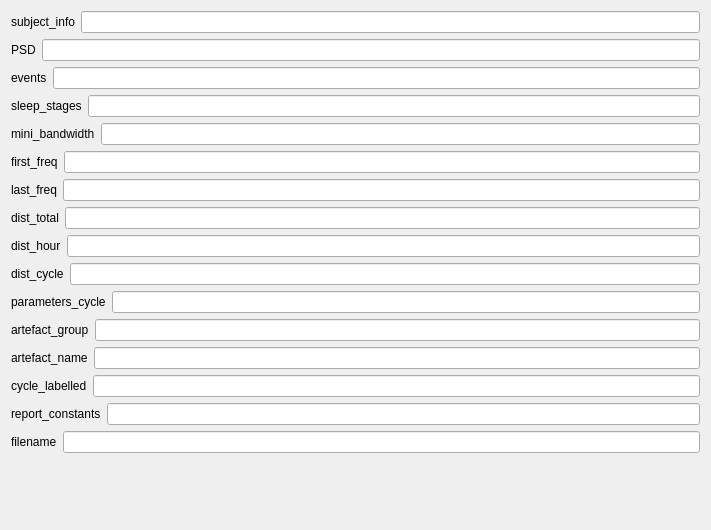
<?xml version="1.0" encoding="UTF-8"?>
<ui version="4.0">
 <class>PSACompilationFOOOFSettingsView</class>
 <widget class="QWidget" name="PSACompilationFOOOFSettingsView">
  <property name="geometry">
   <rect>
    <x>0</x>
    <y>0</y>
    <width>711</width>
    <height>530</height>
   </rect>
  </property>
  <property name="windowTitle">
   <string>Form</string>
  </property>
  <property name="styleSheet">
   <string notr="true">font: 12pt &quot;Roboto&quot;;</string>
  </property>
  <layout class="QVBoxLayout" name="verticalLayout">
   <item>
    <layout class="QHBoxLayout" name="subject_info_horizontalLayout">
     <item>
      <widget class="QLabel" name="subject_info_label">
       <property name="text">
        <string>subject_info</string>
       </property>
      </widget>
     </item>
     <item>
      <widget class="QLineEdit" name="subject_info_lineedit"/>
     </item>
    </layout>
   </item>
   <item>
    <layout class="QHBoxLayout" name="PSD_horizontalLayout">
     <item>
      <widget class="QLabel" name="PSD_label">
       <property name="text">
        <string>PSD</string>
       </property>
      </widget>
     </item>
     <item>
      <widget class="QLineEdit" name="PSD_lineedit"/>
     </item>
    </layout>
   </item>
   <item>
    <layout class="QHBoxLayout" name="events_horizontalLayout">
     <item>
      <widget class="QLabel" name="events_label">
       <property name="text">
        <string>events</string>
       </property>
      </widget>
     </item>
     <item>
      <widget class="QLineEdit" name="events_lineedit"/>
     </item>
    </layout>
   </item>
   <item>
    <layout class="QHBoxLayout" name="sleep_stages_horizontalLayout">
     <item>
      <widget class="QLabel" name="sleep_stages_label">
       <property name="text">
        <string>sleep_stages</string>
       </property>
      </widget>
     </item>
     <item>
      <widget class="QLineEdit" name="sleep_stages_lineedit"/>
     </item>
    </layout>
   </item>
   <item>
    <layout class="QHBoxLayout" name="mini_bandwidth_horizontalLayout">
     <item>
      <widget class="QLabel" name="mini_bandwidth_label">
       <property name="text">
        <string>mini_bandwidth</string>
       </property>
      </widget>
     </item>
     <item>
      <widget class="QLineEdit" name="mini_bandwidth_lineedit"/>
     </item>
    </layout>
   </item>
   <item>
    <layout class="QHBoxLayout" name="first_freq_horizontalLayout">
     <item>
      <widget class="QLabel" name="first_freq_label">
       <property name="text">
        <string>first_freq</string>
       </property>
      </widget>
     </item>
     <item>
      <widget class="QLineEdit" name="first_freq_lineedit"/>
     </item>
    </layout>
   </item>
   <item>
    <layout class="QHBoxLayout" name="last_freq_horizontalLayout">
     <item>
      <widget class="QLabel" name="last_freq_label">
       <property name="text">
        <string>last_freq</string>
       </property>
      </widget>
     </item>
     <item>
      <widget class="QLineEdit" name="last_freq_lineedit"/>
     </item>
    </layout>
   </item>
   <item>
    <layout class="QHBoxLayout" name="dist_total_horizontalLayout">
     <item>
      <widget class="QLabel" name="dist_total_label">
       <property name="text">
        <string>dist_total</string>
       </property>
      </widget>
     </item>
     <item>
      <widget class="QLineEdit" name="dist_total_lineedit"/>
     </item>
    </layout>
   </item>
   <item>
    <layout class="QHBoxLayout" name="dist_hour_horizontalLayout">
     <item>
      <widget class="QLabel" name="dist_hour_label">
       <property name="text">
        <string>dist_hour</string>
       </property>
      </widget>
     </item>
     <item>
      <widget class="QLineEdit" name="dist_hour_lineedit"/>
     </item>
    </layout>
   </item>
   <item>
    <layout class="QHBoxLayout" name="dist_cycle_horizontalLayout">
     <item>
      <widget class="QLabel" name="dist_cycle_label">
       <property name="text">
        <string>dist_cycle</string>
       </property>
      </widget>
     </item>
     <item>
      <widget class="QLineEdit" name="dist_cycle_lineedit"/>
     </item>
    </layout>
   </item>
   <item>
    <layout class="QHBoxLayout" name="parameters_cycle_horizontalLayout">
     <item>
      <widget class="QLabel" name="parameters_cycle_label">
       <property name="text">
        <string>parameters_cycle</string>
       </property>
      </widget>
     </item>
     <item>
      <widget class="QLineEdit" name="parameters_cycle_lineedit"/>
     </item>
    </layout>
   </item>
   <item>
    <layout class="QHBoxLayout" name="artefact_group_horizontalLayout">
     <item>
      <widget class="QLabel" name="artefact_group_label">
       <property name="text">
        <string>artefact_group</string>
       </property>
      </widget>
     </item>
     <item>
      <widget class="QLineEdit" name="artefact_group_lineedit"/>
     </item>
    </layout>
   </item>
   <item>
    <layout class="QHBoxLayout" name="artefact_name_horizontalLayout">
     <item>
      <widget class="QLabel" name="artefact_name_label">
       <property name="text">
        <string>artefact_name</string>
       </property>
      </widget>
     </item>
     <item>
      <widget class="QLineEdit" name="artefact_name_lineedit"/>
     </item>
    </layout>
   </item>
   <item>
    <layout class="QHBoxLayout" name="cycle_labelled_horizontalLayout">
     <item>
      <widget class="QLabel" name="cycle_labelled_label">
       <property name="text">
        <string>cycle_labelled</string>
       </property>
      </widget>
     </item>
     <item>
      <widget class="QLineEdit" name="cycle_labelled_lineedit"/>
     </item>
    </layout>
   </item>
   <item>
    <layout class="QHBoxLayout" name="report_constants_horizontalLayout">
     <item>
      <widget class="QLabel" name="report_constants_label">
       <property name="text">
        <string>report_constants</string>
       </property>
      </widget>
     </item>
     <item>
      <widget class="QLineEdit" name="report_constants_lineedit"/>
     </item>
    </layout>
   </item>
   <item>
    <layout class="QHBoxLayout" name="filename_horizontalLayout">
     <item>
      <widget class="QLabel" name="filename_label">
       <property name="text">
        <string>filename</string>
       </property>
      </widget>
     </item>
     <item>
      <widget class="QLineEdit" name="filename_lineedit"/>
     </item>
    </layout>
   </item>
   <item>
    <spacer name="verticalSpacer">
     <property name="orientation">
      <enum>Qt::Orientation::Vertical</enum>
     </property>
     <property name="sizeHint" stdset="0">
      <size>
       <width>20</width>
       <height>40</height>
      </size>
     </property>
    </spacer>
   </item>
  </layout>
 </widget>
 <resources>
  <include location="../../../../snooz-toolbox/src/main/python/ui/themes/themes.qrc"/>
 </resources>
 <connections/>
</ui>
